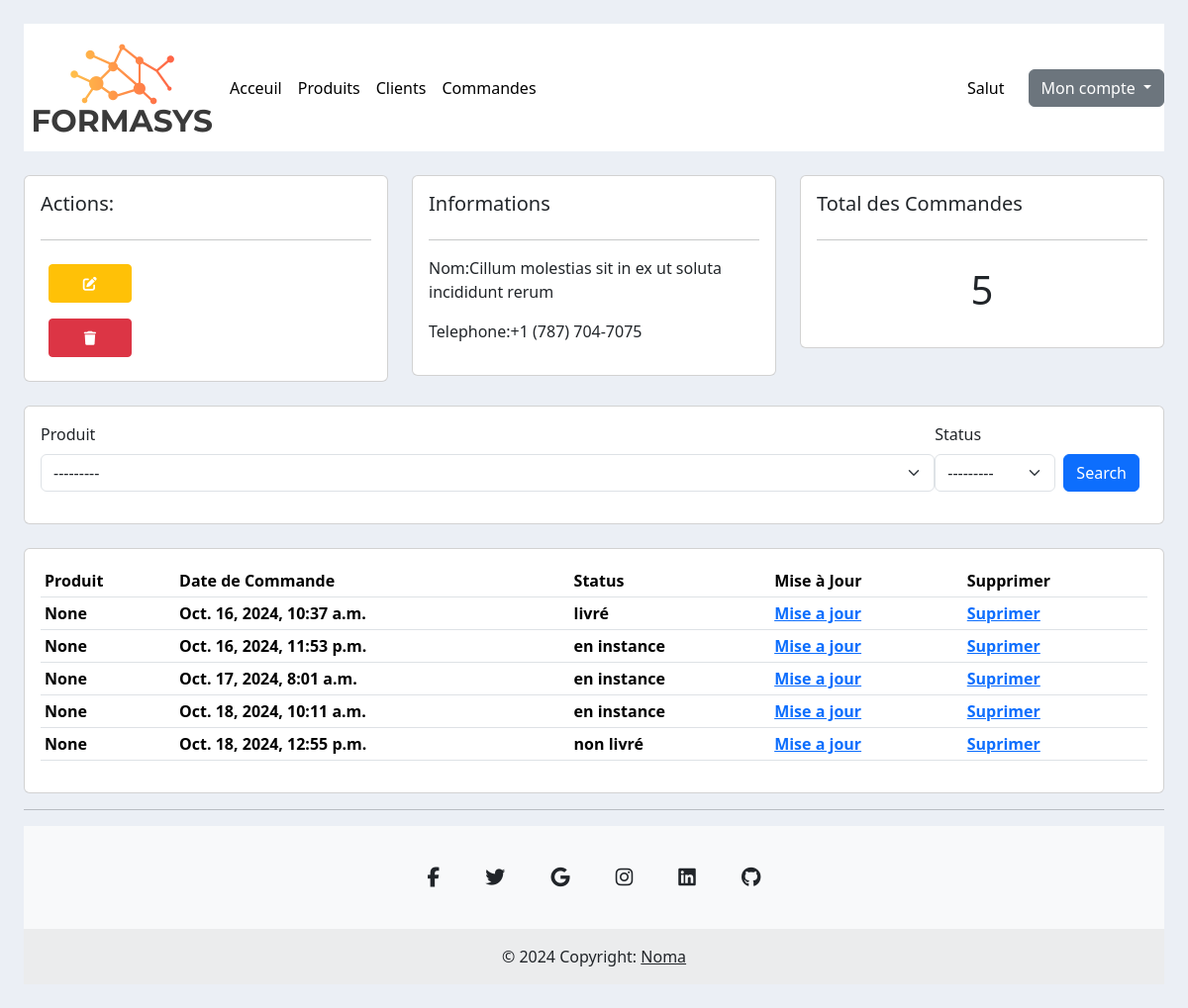
/client/10/ (signed in), run on an earlier commit of the app's database.
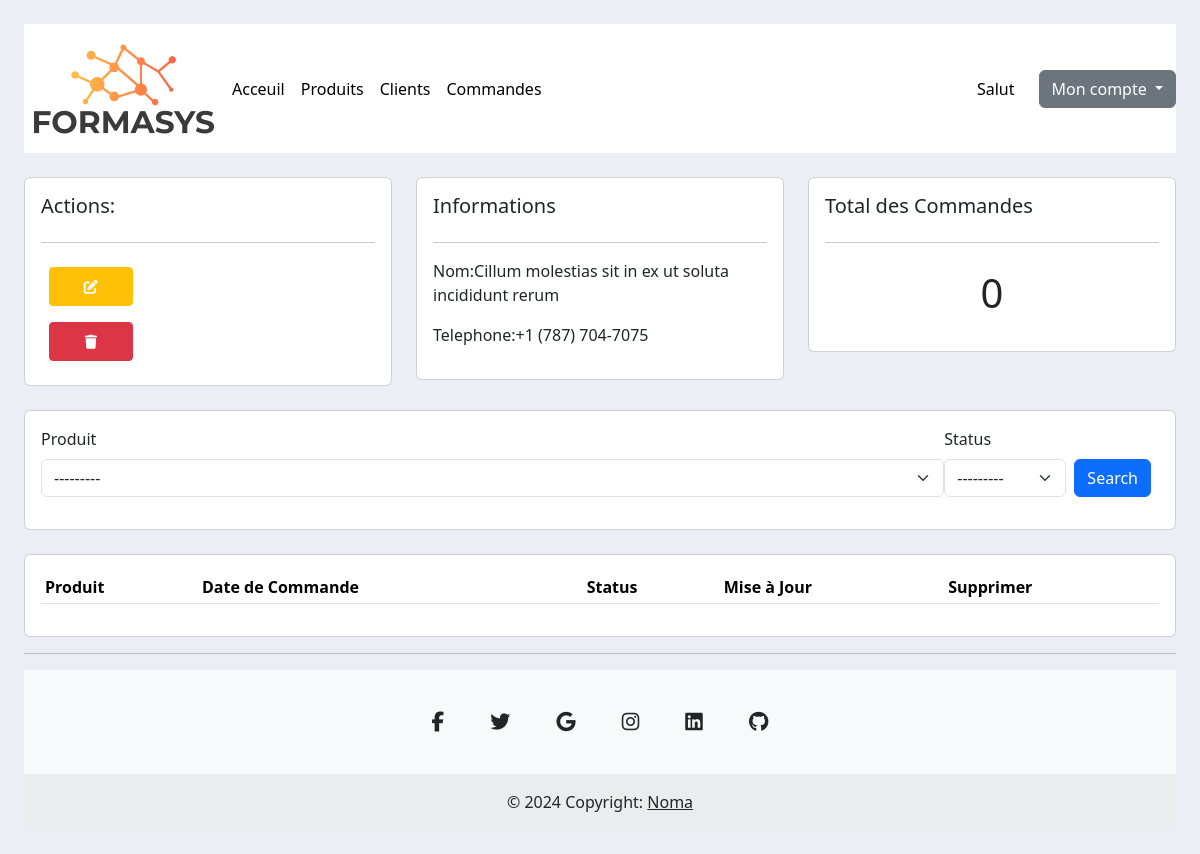
And on a later commit of the database.
### commande/models.py (models this page shows, shortened)
class Commande(models.Model):
    nom = models.CharField(max_length=200, blank=False, null=False)
    telephone = models.CharField(max_length=200, blank=False, null=False)  # Fixed typo in 'max_length'
    STATUS_CHOICES = [
        ('en instance', 'En instance'),
        ('non livré', 'Non livré'),
        ('livré', 'Livré'),
    ]
    client = models.ForeignKey(Client, null=True, on_delete=models.SET_NULL)
    produit = models.ForeignKey(Produit, null=True, on_delete=models.SET_NULL)
    quantite = models.IntegerField(default=1)
    status = models.CharField(max_length=200, choices=STATUS_CHOICES, default='en instance')
    date_creation = models.DateTimeField(auto_now_add=True)

### client/views.py (the view)
# urls.py: path('<str:pk>/', views.detail_client, name='client'),
@login_required(login_url='login')
def detail_client(request, pk):
    client = get_object_or_404(Client, id=pk)
    commandes = client.commande_set.all()  # Renamed to 'commandes' for clarity
    commande_total = commandes.count()
    myFilter = CommandeFilter(request.GET, queryset=commandes)
    commandes = myFilter.qs
    context = {'client': client, 'commandes': commandes, 'commande_total': commande_total, 'filter': myFilter}
    return render(request, 'client/detail.html', context)

### produit/models.py (called while the page is built)
    def __str__(self):
        return f" {self.nom}"

### templates/client/detail.html
{% extends 'main.html' %}
{% load crispy_forms_tags %}
{% block content %}
	<br>
<div class="row">
	<div class="col-md">
		<div class="card card-body">
			<h5>Actions:</h5>
			<hr>
			<a class="btn w-25 btn-warning text-white  btn-sm btn-block m-2 p-2" href="{% url 'editer_client' client.id %}"><i class="fa fa-edit"></i></a>
			<a class="btn w-25 btn-danger text-white   btn-sm btn-block m-2 p-2" href="{% url 'supprimer_client' client.id %}"><i class="fa fa-trash"></i></a>
		</div>
	</div>
	<div class="col-md">
		<div class="card card-body">
			<h5>Informations</h5>
			<hr>
			<p>Nom:{{client.nom}}</p>
			<p>Telephone:{{client.telephone}} </p>
		</div>
	</div>
	<div class="col-md">
		<div class="card card-body">
			<h5>Total des Commandes</h5>
			<hr>
			<h1 style="text-align: center;padding: 10px">{{commande_total}}</h1>
		</div>
	</div>
</div>
<br>
<div class="row">
	<div class="col">
		<div class="card card-body  flex d-flex align-items-center">
			<form method="get" class="d-flex align-items-center w-100">
				{{filter.form|crispy}}
		    <button class="btn btn-primary mt-3 mx-2" type="submit">Search</button>
		  </form>
		</div>
	</div>
</div>
<br>
<div class="row">
	<div class="col-md">
		<div class="card card-body">
			<table class="table table-sm">
				<tr>
					<th>Produit</th>
					<th>Date de Commande</th>
					<th>Status</th>
					<th>Mise à Jour</th>
					<th>Supprimer</th>
				</tr>
				{% for commande in commandes %}
				<tr>
				<th>{{commande.produit}}</th>
				<th>{{commande.date_creation}}</th>
				<th>{{commande.status}}</th>
				<th><a href="{% url 'editer_commande' commande.id %}">Mise a jour</a> </th>
				<th><a href="{%  url 'supprimer_commande' commande.id %}">Suprimer</a></th>
               </tr>
				{% endfor  %}
			</table>
		</div>
	</div>
</div>
{% endblock content%}

What changed in the data, as far as the page shows it:
removed Commande: produit "None", date_creation "Oct. 16, 2024, 10:37 a.m.", status "livré"
removed Commande: produit "None", date_creation "Oct. 16, 2024, 11:53 p.m.", status "en instance"
removed Commande: produit "None", date_creation "Oct. 17, 2024, 8:01 a.m.", status "en instance"
removed Commande: produit "None", date_creation "Oct. 18, 2024, 10:11 a.m.", status "en instance"
removed Commande: produit "None", date_creation "Oct. 18, 2024, 12:55 p.m.", status "non livré"
Also different on the page:
{{ commande_total }}: "5" → "0"
